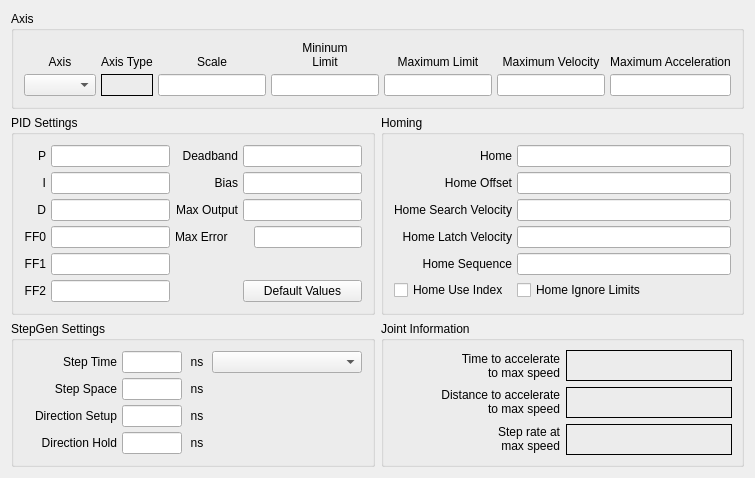
          <widget class="QWidget" name="joint2tab">
           <attribute name="title">
            <string>Joint 2</string>
           </attribute>
           <layout class="QGridLayout" name="gridLayout_15">
            <item row="0" column="0" colspan="2">
             <widget class="QGroupBox" name="jointAxisGroup_2">
              <property name="title">
               <string>Axis</string>
              </property>
              <layout class="QGridLayout" name="gridLayout_12">
               <property name="leftMargin">
                <number>10</number>
               </property>
               <property name="topMargin">
                <number>10</number>
               </property>
               <property name="rightMargin">
                <number>10</number>
               </property>
               <property name="bottomMargin">
                <number>10</number>
               </property>
               <property name="spacing">
                <number>5</number>
               </property>
               <item row="1" column="0">
                <widget class="QComboBox" name="axisCB_2"/>
               </item>
               <item row="0" column="3">
                <widget class="QLabel" name="label_64">
                 <property name="text">
                  <string>&lt;html&gt;&lt;head/&gt;&lt;body&gt;&lt;p&gt;Mininum&lt;br/&gt;Limit&lt;/p&gt;&lt;/body&gt;&lt;/html&gt;</string>
                 </property>
                 <property name="alignment">
                  <set>Qt::AlignBottom|Qt::AlignHCenter</set>
                 </property>
                 <property name="wordWrap">
                  <bool>true</bool>
                 </property>
                </widget>
               </item>
               <item row="0" column="0">
                <widget class="QLabel" name="label_53">
                 <property name="text">
                  <string>Axis</string>
                 </property>
                 <property name="alignment">
                  <set>Qt::AlignBottom|Qt::AlignHCenter</set>
                 </property>
                </widget>
               </item>
               <item row="1" column="3">
                <widget class="QLineEdit" name="minLimit_2">
                 <property name="alignment">
                  <set>Qt::AlignRight|Qt::AlignTrailing|Qt::AlignVCenter</set>
                 </property>
                </widget>
               </item>
               <item row="1" column="4">
                <widget class="QLineEdit" name="maxLimit_2">
                 <property name="alignment">
                  <set>Qt::AlignRight|Qt::AlignTrailing|Qt::AlignVCenter</set>
                 </property>
                </widget>
               </item>
               <item row="0" column="4">
                <widget class="QLabel" name="label_69">
                 <property name="text">
                  <string>Maximum Limit</string>
                 </property>
                 <property name="textFormat">
                  <enum>Qt::AutoText</enum>
                 </property>
                 <property name="alignment">
                  <set>Qt::AlignBottom|Qt::AlignHCenter</set>
                 </property>
                 <property name="wordWrap">
                  <bool>true</bool>
                 </property>
                </widget>
               </item>
               <item row="0" column="5">
                <widget class="QLabel" name="label_76">
                 <property name="text">
                  <string>Maximum Velocity</string>
                 </property>
                 <property name="alignment">
                  <set>Qt::AlignBottom|Qt::AlignHCenter</set>
                 </property>
                 <property name="wordWrap">
                  <bool>true</bool>
                 </property>
                </widget>
               </item>
               <item row="1" column="5">
                <widget class="QLineEdit" name="maxVelocity_2">
                 <property name="alignment">
                  <set>Qt::AlignRight|Qt::AlignTrailing|Qt::AlignVCenter</set>
                 </property>
                </widget>
               </item>
               <item row="0" column="2">
                <widget class="QLabel" name="label_55">
                 <property name="text">
                  <string>Scale</string>
                 </property>
                 <property name="alignment">
                  <set>Qt::AlignBottom|Qt::AlignHCenter</set>
                 </property>
                </widget>
               </item>
               <item row="0" column="6">
                <widget class="QLabel" name="label_77">
                 <property name="text">
                  <string>Maximum Acceleration</string>
                 </property>
                 <property name="alignment">
                  <set>Qt::AlignBottom|Qt::AlignHCenter</set>
                 </property>
                 <property name="wordWrap">
                  <bool>true</bool>
                 </property>
                </widget>
               </item>
               <item row="1" column="6">
                <widget class="QLineEdit" name="maxAccel_2">
                 <property name="alignment">
                  <set>Qt::AlignRight|Qt::AlignTrailing|Qt::AlignVCenter</set>
                 </property>
                </widget>
               </item>
               <item row="0" column="1">
                <widget class="QLabel" name="label_6">
                 <property name="text">
                  <string>Axis Type</string>
                 </property>
                 <property name="alignment">
                  <set>Qt::AlignBottom|Qt::AlignLeading|Qt::AlignLeft</set>
                 </property>
                </widget>
               </item>
               <item row="1" column="1">
                <widget class="QLabel" name="axisType_2">
                 <property name="frameShape">
                  <enum>QFrame::Box</enum>
                 </property>
                 <property name="text">
                  <string/>
                 </property>
                </widget>
               </item>
               <item row="1" column="2">
                <widget class="QLineEdit" name="scale_2"/>
               </item>
              </layout>
             </widget>
            </item>
            <item row="1" column="0">
             <widget class="QGroupBox" name="groupBox_11">
              <property name="title">
               <string>PID Settings</string>
              </property>
              <layout class="QGridLayout" name="gridLayout_13">
               <property name="leftMargin">
                <number>10</number>
               </property>
               <property name="topMargin">
                <number>10</number>
               </property>
               <property name="rightMargin">
                <number>10</number>
               </property>
               <property name="bottomMargin">
                <number>10</number>
               </property>
               <property name="spacing">
                <number>5</number>
               </property>
               <item row="0" column="0">
                <widget class="QLabel" name="label_234">
                 <property name="text">
                  <string>P</string>
                 </property>
                 <property name="alignment">
                  <set>Qt::AlignRight|Qt::AlignTrailing|Qt::AlignVCenter</set>
                 </property>
                </widget>
               </item>
               <item row="0" column="1">
                <widget class="QLineEdit" name="p_2">
                 <property name="text">
                  <string/>
                 </property>
                 <property name="alignment">
                  <set>Qt::AlignRight|Qt::AlignTrailing|Qt::AlignVCenter</set>
                 </property>
                </widget>
               </item>
               <item row="0" column="2">
                <widget class="QLabel" name="label_235">
                 <property name="text">
                  <string>Deadband</string>
                 </property>
                 <property name="alignment">
                  <set>Qt::AlignRight|Qt::AlignTrailing|Qt::AlignVCenter</set>
                 </property>
                </widget>
               </item>
               <item row="0" column="3">
                <widget class="QLineEdit" name="deadband_2">
                 <property name="text">
                  <string/>
                 </property>
                 <property name="alignment">
                  <set>Qt::AlignRight|Qt::AlignTrailing|Qt::AlignVCenter</set>
                 </property>
                </widget>
               </item>
               <item row="1" column="0">
                <widget class="QLabel" name="label_236">
                 <property name="text">
                  <string>I</string>
                 </property>
                 <property name="alignment">
                  <set>Qt::AlignRight|Qt::AlignTrailing|Qt::AlignVCenter</set>
                 </property>
                </widget>
               </item>
               <item row="1" column="1">
                <widget class="QLineEdit" name="i_2">
                 <property name="text">
                  <string/>
                 </property>
                 <property name="alignment">
                  <set>Qt::AlignRight|Qt::AlignTrailing|Qt::AlignVCenter</set>
                 </property>
                </widget>
               </item>
               <item row="1" column="2">
                <widget class="QLabel" name="label_237">
                 <property name="text">
                  <string>Bias</string>
                 </property>
                 <property name="alignment">
                  <set>Qt::AlignRight|Qt::AlignTrailing|Qt::AlignVCenter</set>
                 </property>
                </widget>
               </item>
               <item row="1" column="3">
                <widget class="QLineEdit" name="bias_2">
                 <property name="text">
                  <string/>
                 </property>
                 <property name="alignment">
                  <set>Qt::AlignRight|Qt::AlignTrailing|Qt::AlignVCenter</set>
                 </property>
                </widget>
               </item>
               <item row="2" column="0">
                <widget class="QLabel" name="label_238">
                 <property name="text">
                  <string>D</string>
                 </property>
                 <property name="alignment">
                  <set>Qt::AlignRight|Qt::AlignTrailing|Qt::AlignVCenter</set>
                 </property>
                </widget>
               </item>
               <item row="2" column="1">
                <widget class="QLineEdit" name="d_2">
                 <property name="text">
                  <string/>
                 </property>
                 <property name="alignment">
                  <set>Qt::AlignRight|Qt::AlignTrailing|Qt::AlignVCenter</set>
                 </property>
                </widget>
               </item>
               <item row="2" column="2">
                <widget class="QLabel" name="label_239">
                 <property name="text">
                  <string>Max Output</string>
                 </property>
                 <property name="alignment">
                  <set>Qt::AlignRight|Qt::AlignTrailing|Qt::AlignVCenter</set>
                 </property>
                </widget>
               </item>
               <item row="2" column="3">
                <widget class="QLineEdit" name="maxOutput_2">
                 <property name="text">
                  <string/>
                 </property>
                 <property name="alignment">
                  <set>Qt::AlignRight|Qt::AlignTrailing|Qt::AlignVCenter</set>
                 </property>
                </widget>
               </item>
               <item row="3" column="0">
                <widget class="QLabel" name="label_240">
                 <property name="text">
                  <string>FF0</string>
                 </property>
                 <property name="alignment">
                  <set>Qt::AlignRight|Qt::AlignTrailing|Qt::AlignVCenter</set>
                 </property>
                </widget>
               </item>
               <item row="3" column="1">
                <widget class="QLineEdit" name="ff0_2">
                 <property name="text">
                  <string/>
                 </property>
                 <property name="alignment">
                  <set>Qt::AlignRight|Qt::AlignTrailing|Qt::AlignVCenter</set>
                 </property>
                </widget>
               </item>
               <item row="4" column="0">
                <widget class="QLabel" name="label_242">
                 <property name="text">
                  <string>FF1</string>
                 </property>
                 <property name="alignment">
                  <set>Qt::AlignRight|Qt::AlignTrailing|Qt::AlignVCenter</set>
                 </property>
                </widget>
               </item>
               <item row="4" column="1">
                <widget class="QLineEdit" name="ff1_2">
                 <property name="text">
                  <string/>
                 </property>
                 <property name="alignment">
                  <set>Qt::AlignRight|Qt::AlignTrailing|Qt::AlignVCenter</set>
                 </property>
                </widget>
               </item>
               <item row="5" column="0">
                <widget class="QLabel" name="label_243">
                 <property name="text">
                  <string>FF2</string>
                 </property>
                 <property name="alignment">
                  <set>Qt::AlignRight|Qt::AlignTrailing|Qt::AlignVCenter</set>
                 </property>
                </widget>
               </item>
               <item row="5" column="1">
                <widget class="QLineEdit" name="ff2_2">
                 <property name="text">
                  <string/>
                 </property>
                 <property name="alignment">
                  <set>Qt::AlignRight|Qt::AlignTrailing|Qt::AlignVCenter</set>
                 </property>
                </widget>
               </item>
               <item row="5" column="3">
                <widget class="QPushButton" name="pidDefault_2">
                 <property name="text">
                  <string>Default Values</string>
                 </property>
                </widget>
               </item>
               <item row="3" column="2">
                <widget class="QLabel" name="label_186">
                 <property name="text">
                  <string>Max Error</string>
                 </property>
                </widget>
               </item>
               <item row="3" column="3" alignment="Qt::AlignRight">
                <widget class="QLineEdit" name="maxError_2"/>
               </item>
              </layout>
             </widget>
            </item>
            <item row="1" column="1">
             <widget class="QGroupBox" name="groupBox_9">
              <property name="title">
               <string>Homing</string>
              </property>
              <layout class="QGridLayout" name="gridLayout_11">
               <property name="leftMargin">
                <number>10</number>
               </property>
               <property name="topMargin">
                <number>10</number>
               </property>
               <property name="rightMargin">
                <number>10</number>
               </property>
               <property name="bottomMargin">
                <number>10</number>
               </property>
               <property name="spacing">
                <number>5</number>
               </property>
               <item row="0" column="0">
                <widget class="QLabel" name="label_90">
                 <property name="text">
                  <string>Home</string>
                 </property>
                 <property name="alignment">
                  <set>Qt::AlignRight|Qt::AlignTrailing|Qt::AlignVCenter</set>
                 </property>
                </widget>
               </item>
               <item row="0" column="1">
                <widget class="QLineEdit" name="home_2">
                 <property name="toolTip">
                  <string>&lt;html&gt;&lt;head/&gt;&lt;body&gt;&lt;p&gt;Home is usually set to 0&lt;/p&gt;&lt;/body&gt;&lt;/html&gt;</string>
                 </property>
                 <property name="alignment">
                  <set>Qt::AlignRight|Qt::AlignTrailing|Qt::AlignVCenter</set>
                 </property>
                </widget>
               </item>
               <item row="1" column="0">
                <widget class="QLabel" name="label_91">
                 <property name="text">
                  <string>Home Offset</string>
                 </property>
                 <property name="alignment">
                  <set>Qt::AlignRight|Qt::AlignTrailing|Qt::AlignVCenter</set>
                 </property>
                </widget>
               </item>
               <item row="1" column="1">
                <widget class="QLineEdit" name="homeOffset_2">
                 <property name="toolTip">
                  <string>&lt;html&gt;&lt;head/&gt;&lt;body&gt;&lt;p&gt;Home Offset can be used to back off of the home switch&lt;/p&gt;&lt;/body&gt;&lt;/html&gt;</string>
                 </property>
                 <property name="alignment">
                  <set>Qt::AlignRight|Qt::AlignTrailing|Qt::AlignVCenter</set>
                 </property>
                </widget>
               </item>
               <item row="2" column="0">
                <widget class="QLabel" name="label_92">
                 <property name="text">
                  <string>Home Search Velocity</string>
                 </property>
                 <property name="alignment">
                  <set>Qt::AlignRight|Qt::AlignTrailing|Qt::AlignVCenter</set>
                 </property>
                </widget>
               </item>
               <item row="2" column="1">
                <widget class="QLineEdit" name="homeSearchVel_2">
                 <property name="toolTip">
                  <string>&lt;html&gt;&lt;head/&gt;&lt;body&gt;&lt;p&gt;Search Velocity is in units per second&lt;/p&gt;&lt;/body&gt;&lt;/html&gt;</string>
                 </property>
                 <property name="alignment">
                  <set>Qt::AlignRight|Qt::AlignTrailing|Qt::AlignVCenter</set>
                 </property>
                </widget>
               </item>
               <item row="3" column="0">
                <widget class="QLabel" name="label_93">
                 <property name="text">
                  <string>Home Latch Velocity</string>
                 </property>
                 <property name="alignment">
                  <set>Qt::AlignRight|Qt::AlignTrailing|Qt::AlignVCenter</set>
                 </property>
                </widget>
               </item>
               <item row="3" column="1">
                <widget class="QLineEdit" name="homeLatchVel_2">
                 <property name="toolTip">
                  <string>&lt;html&gt;&lt;head/&gt;&lt;body&gt;&lt;p&gt;Latch Velocity is in user units per second&lt;br/&gt;usually set slower than Search Velocity&lt;/p&gt;&lt;/body&gt;&lt;/html&gt;</string>
                 </property>
                 <property name="alignment">
                  <set>Qt::AlignRight|Qt::AlignTrailing|Qt::AlignVCenter</set>
                 </property>
                </widget>
               </item>
               <item row="5" column="0">
                <widget class="QCheckBox" name="homeUseIndex_2">
                 <property name="text">
                  <string>Home Use Index</string>
                 </property>
                </widget>
               </item>
               <item row="5" column="1">
                <widget class="QCheckBox" name="homeIgnoreLimits_2">
                 <property name="text">
                  <string>Home Ignore Limits</string>
                 </property>
                </widget>
               </item>
               <item row="4" column="1">
                <widget class="QLineEdit" name="homeSequence_2">
                 <property name="toolTip">
                  <string>&lt;html&gt;&lt;head/&gt;&lt;body&gt;&lt;p&gt;Home sequences start at 0 and do not skip a number.&lt;/p&gt;&lt;p&gt;Multiple joint axis use a negative number.&lt;/p&gt;&lt;p&gt;Leave blank to home the joint manually.&lt;/p&gt;&lt;/body&gt;&lt;/html&gt;</string>
                 </property>
                </widget>
               </item>
               <item row="4" column="0">
                <widget class="QLabel" name="label_139">
                 <property name="text">
                  <string>Home Sequence</string>
                 </property>
                 <property name="alignment">
                  <set>Qt::AlignRight|Qt::AlignTrailing|Qt::AlignVCenter</set>
                 </property>
                </widget>
               </item>
              </layout>
             </widget>
            </item>
            <item row="2" column="0">
             <widget class="QGroupBox" name="groupBox_12">
              <property name="title">
               <string>StepGen Settings</string>
              </property>
              <layout class="QGridLayout" name="gridLayout_14">
               <property name="leftMargin">
                <number>10</number>
               </property>
               <property name="topMargin">
                <number>10</number>
               </property>
               <property name="rightMargin">
                <number>10</number>
               </property>
               <property name="bottomMargin">
                <number>10</number>
               </property>
               <property name="spacing">
                <number>5</number>
               </property>
               <item row="0" column="0">
                <widget class="QLabel" name="label_104">
                 <property name="text">
                  <string>Step Time</string>
                 </property>
                 <property name="alignment">
                  <set>Qt::AlignRight|Qt::AlignTrailing|Qt::AlignVCenter</set>
                 </property>
                </widget>
               </item>
               <item row="1" column="2">
                <widget class="QLabel" name="label_120">
                 <property name="minimumSize">
                  <size>
                   <width>20</width>
                   <height>0</height>
                  </size>
                 </property>
                 <property name="maximumSize">
                  <size>
                   <width>20</width>
                   <height>16777215</height>
                  </size>
                 </property>
                 <property name="text">
                  <string>ns</string>
                 </property>
                 <property name="alignment">
                  <set>Qt::AlignCenter</set>
                 </property>
                </widget>
               </item>
               <item row="0" column="1">
                <widget class="QLineEdit" name="stepTime_2">
                 <property name="maximumSize">
                  <size>
                   <width>60</width>
                   <height>16777215</height>
                  </size>
                 </property>
                 <property name="inputMask">
                  <string/>
                 </property>
                 <property name="text">
                  <string/>
                 </property>
                 <property name="alignment">
                  <set>Qt::AlignRight|Qt::AlignTrailing|Qt::AlignVCenter</set>
                 </property>
                </widget>
               </item>
               <item row="0" column="2">
                <widget class="QLabel" name="label_118">
                 <property name="minimumSize">
                  <size>
                   <width>20</width>
                   <height>0</height>
                  </size>
                 </property>
                 <property name="maximumSize">
                  <size>
                   <width>20</width>
                   <height>16777215</height>
                  </size>
                 </property>
                 <property name="text">
                  <string>ns</string>
                 </property>
                 <property name="alignment">
                  <set>Qt::AlignCenter</set>
                 </property>
                </widget>
               </item>
               <item row="1" column="0">
                <widget class="QLabel" name="label_119">
                 <property name="text">
                  <string>Step Space</string>
                 </property>
                 <property name="alignment">
                  <set>Qt::AlignRight|Qt::AlignTrailing|Qt::AlignVCenter</set>
                 </property>
                </widget>
               </item>
               <item row="1" column="1">
                <widget class="QLineEdit" name="stepSpace_2">
                 <property name="maximumSize">
                  <size>
                   <width>60</width>
                   <height>16777215</height>
                  </size>
                 </property>
                 <property name="text">
                  <string/>
                 </property>
                 <property name="alignment">
                  <set>Qt::AlignRight|Qt::AlignTrailing|Qt::AlignVCenter</set>
                 </property>
                </widget>
               </item>
               <item row="2" column="0">
                <widget class="QLabel" name="label_121">
                 <property name="text">
                  <string>Direction Setup</string>
                 </property>
                 <property name="alignment">
                  <set>Qt::AlignRight|Qt::AlignTrailing|Qt::AlignVCenter</set>
                 </property>
                </widget>
               </item>
               <item row="2" column="1">
                <widget class="QLineEdit" name="dirSetup_2">
                 <property name="maximumSize">
                  <size>
                   <width>60</width>
                   <height>16777215</height>
                  </size>
                 </property>
                 <property name="text">
                  <string/>
                 </property>
                 <property name="alignment">
                  <set>Qt::AlignRight|Qt::AlignTrailing|Qt::AlignVCenter</set>
                 </property>
                </widget>
               </item>
               <item row="2" column="2">
                <widget class="QLabel" name="label_122">
                 <property name="minimumSize">
                  <size>
                   <width>20</width>
                   <height>0</height>
                  </size>
                 </property>
                 <property name="maximumSize">
                  <size>
                   <width>20</width>
                   <height>16777215</height>
                  </size>
                 </property>
                 <property name="text">
                  <string>ns</string>
                 </property>
                 <property name="alignment">
                  <set>Qt::AlignCenter</set>
                 </property>
                </widget>
               </item>
               <item row="3" column="0">
                <widget class="QLabel" name="label_123">
                 <property name="text">
                  <string>Direction Hold</string>
                 </property>
                 <property name="alignment">
                  <set>Qt::AlignRight|Qt::AlignTrailing|Qt::AlignVCenter</set>
                 </property>
                </widget>
               </item>
               <item row="3" column="1">
                <widget class="QLineEdit" name="dirHold_2">
                 <property name="maximumSize">
                  <size>
                   <width>60</width>
                   <height>16777215</height>
                  </size>
                 </property>
                 <property name="text">
                  <string/>
                 </property>
                 <property name="alignment">
                  <set>Qt::AlignRight|Qt::AlignTrailing|Qt::AlignVCenter</set>
                 </property>
                </widget>
               </item>
               <item row="3" column="2">
                <widget class="QLabel" name="label_124">
                 <property name="minimumSize">
                  <size>
                   <width>20</width>
                   <height>0</height>
                  </size>
                 </property>
                 <property name="maximumSize">
                  <size>
                   <width>20</width>
                   <height>16777215</height>
                  </size>
                 </property>
                 <property name="text">
                  <string>ns</string>
                 </property>
                 <property name="alignment">
                  <set>Qt::AlignCenter</set>
                 </property>
                </widget>
               </item>
               <item row="0" column="3">
                <widget class="QComboBox" name="driveCB_2">
                 <property name="minimumSize">
                  <size>
                   <width>150</width>
                   <height>0</height>
                  </size>
                 </property>
                </widget>
               </item>
              </layout>
             </widget>
            </item>
            <item row="2" column="1">
             <widget class="QGroupBox" name="gridGroupBox">
              <property name="title">
               <string>Joint Information</string>
              </property>
              <layout class="QGridLayout" name="gridLayout_34">
               <item row="1" column="0" alignment="Qt::AlignRight">
                <widget class="QLabel" name="label_196">
                 <property name="text">
                  <string>&lt;html&gt;&lt;head/&gt;&lt;body&gt;&lt;p align=&quot;right&quot;&gt;Distance to accelerate&lt;br/&gt;to max speed&lt;/p&gt;&lt;/body&gt;&lt;/html&gt;</string>
                 </property>
                </widget>
               </item>
               <item row="0" column="0">
                <widget class="QLabel" name="label_195">
                 <property name="text">
                  <string>Time to accelerate
to max speed</string>
                 </property>
                 <property name="alignment">
                  <set>Qt::AlignRight|Qt::AlignTrailing|Qt::AlignVCenter</set>
                 </property>
                </widget>
               </item>
               <item row="2" column="0" alignment="Qt::AlignRight">
                <widget class="QLabel" name="label_197">
                 <property name="text">
                  <string>&lt;html&gt;&lt;head/&gt;&lt;body&gt;&lt;p align=&quot;right&quot;&gt;Step rate at&lt;br/&gt;max speed&lt;/p&gt;&lt;/body&gt;&lt;/html&gt;</string>
                 </property>
                </widget>
               </item>
               <item row="0" column="1">
                <widget class="QLabel" name="timeJoint_2">
                 <property name="frameShape">
                  <enum>QFrame::Box</enum>
                 </property>
                 <property name="text">
                  <string/>
                 </property>
                </widget>
               </item>
               <item row="1" column="1">
                <widget class="QLabel" name="distanceJoint_2">
                 <property name="frameShape">
                  <enum>QFrame::Box</enum>
                 </property>
                 <property name="text">
                  <string/>
                 </property>
                </widget>
               </item>
               <item row="2" column="1">
                <widget class="QLabel" name="stepRateJoint_2">
                 <property name="frameShape">
                  <enum>QFrame::Box</enum>
                 </property>
                 <property name="text">
                  <string/>
                 </property>
                </widget>
               </item>
              </layout>
             </widget>
            </item>
           </layout>
          </widget>
